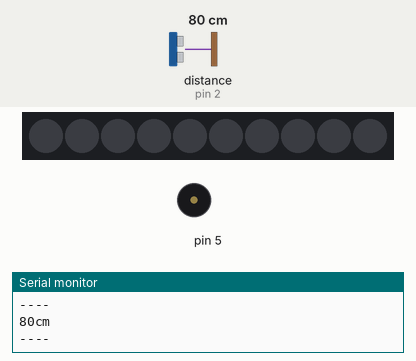
Simulated run of this sketch. Board: Arduino Uno, built with avr-gcc and run on an emulated ATmega328P. Shown: 10 RGB LEDs in strip order, left to right, buzzer (waves = sounding), the last lines printed to the serial monitor. Wiring (inferred from the names in the program): ultrasonic range finder: trigger pin 2; echo pin 2. The test bench sets the inputs (shaded band); at power-on: distance to the obstacle (sensor on pin 2) 80 cm. The echo pulse lasts 58.3 µs per cm.

Above: at 1.2 s.
1.3 s: distance to the obstacle (sensor on pin 2) set to 24 cm
2.8 s: distance to the obstacle (sensor on pin 2) set to 20 cm
At 3.4 s:
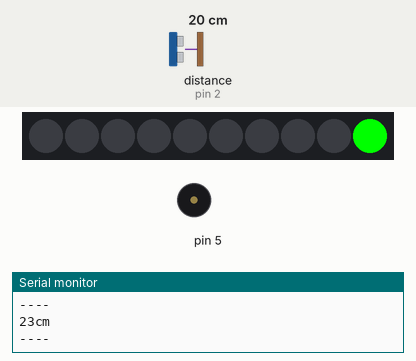
5.8 s: distance to the obstacle (sensor on pin 2) set to 3 cm
At 6.57 s:
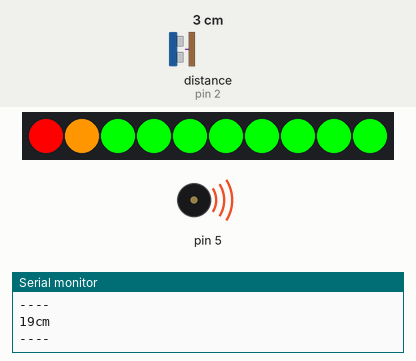
At 7.89 s:
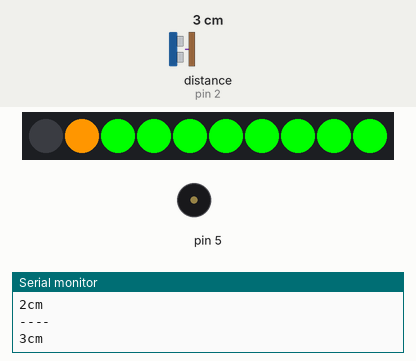
8.8 s: distance to the obstacle (sensor on pin 2) set to 2 cm
10.3 s: distance to the obstacle (sensor on pin 2) set to 3 cm
Timing chart, 0 to 13.3 s (numbered marks = the images above; inputs shaded):
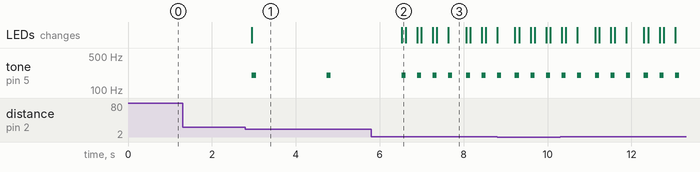

The sketch:

Ultrasonic_LedBar_Buzzer.ino
```cpp
#include <Grove_LED_Bar.h>

//Assigniation

//Ultrason
const int signalPin = 2;

// LED Bar
const int clockPin = 4;
const int dataPin = 3;
Grove_LED_Bar bar(clockPin, dataPin, 0);

//Valeurs
long duration;
long cm;

//Initialisation
void setup()
{
 Serial.begin(9600);

 //Led Bar
 bar.begin();
 pinMode(dataPin, OUTPUT);

}

//Boucle
void loop()
{
  //Signal
  pinMode(signalPin, OUTPUT);
  digitalWrite(signalPin, LOW);
  delayMicroseconds(2); //Délai
  digitalWrite(signalPin, HIGH);
  delayMicroseconds(5); //Délai
  digitalWrite(signalPin, LOW);

  pinMode(signalPin, INPUT);
  duration = pulseIn(signalPin, HIGH);
  cm = duration / 29 / 2;

  if(cm > 20){
    bar.setLevel(0);
  }

  if (cm <= 20){
    bar.setLed(10, 1);
  }
  else {
    bar.setLed(10, 0);
  }

  if (cm <= 18){
    bar.setLed(9, 1);
  }
  else {
    bar.setLed(9, 0);
  }

  if (cm <= 16){
    bar.setLed(8, 1);
  }
  else {
    bar.setLed(8, 0);
  }

  if (cm <= 14){
    bar.setLed(7, 1);
  }
  else {
    bar.setLed(7, 0);
  }

  if (cm <= 12){
    bar.setLed(6, 1);
  }
  else {
    bar.setLed(6, 0);
  }

  if (cm <= 10){
    bar.setLed(5, 1);
  }
  else {
    bar.setLed(5, 0);
  }

  if (cm <= 8){
    bar.setLed(4, 1);
  }
  else {
    bar.setLed(4, 0);
  }

  if (cm <= 6){
    bar.setLed(3, 1);
  }
  else {
    bar.setLed(3, 0);
  }

  if (cm <= 4){
    bar.setLed(2, 1);
  }
  else {
    bar.setLed(2, 0);
  }

  if (cm <= 2){
    bar.setLed(1, 1);
    bar.setLevel(10);
    tone(5, 200, 100);
    delay(100);
    bar.setLevel(0);
    delay(100);
  }
  else {
    bar.setLed(1, 0);
  }

  if(cm <= 20 && cm > 2){
    //Fais un bip
    duration = cm * 85;
    tone(5, 200, 100);
    delay(duration);
    //Eteint le bip
  }

  Serial.print(cm);
  Serial.print("cm");
  Serial.println();
  Serial.print("----");
  Serial.println();
  delay(150);
}
```

Measured:
- the behaviour switches between 22 and 21 cm on distance to the obstacle (sensor on pin 2) (found by bisection; images 0 and 1)
- after the input at 2.8 s, tone on pin 5: alternates 200 Hz for 0.10 s and silent for 1.7 s, starting after 0.15 s; the LEDs: change after 0.15 s (image 1)
- after the input at 5.8 s, tone on pin 5: alternates 200 Hz for 0.10 s and silent for 0.27 s, starting after 1.1 s; the LEDs: change after 0.72 s (image 2)
- what the display in image 3 shows lasts 0.5 s, from 7.6 s to 8.1 s
